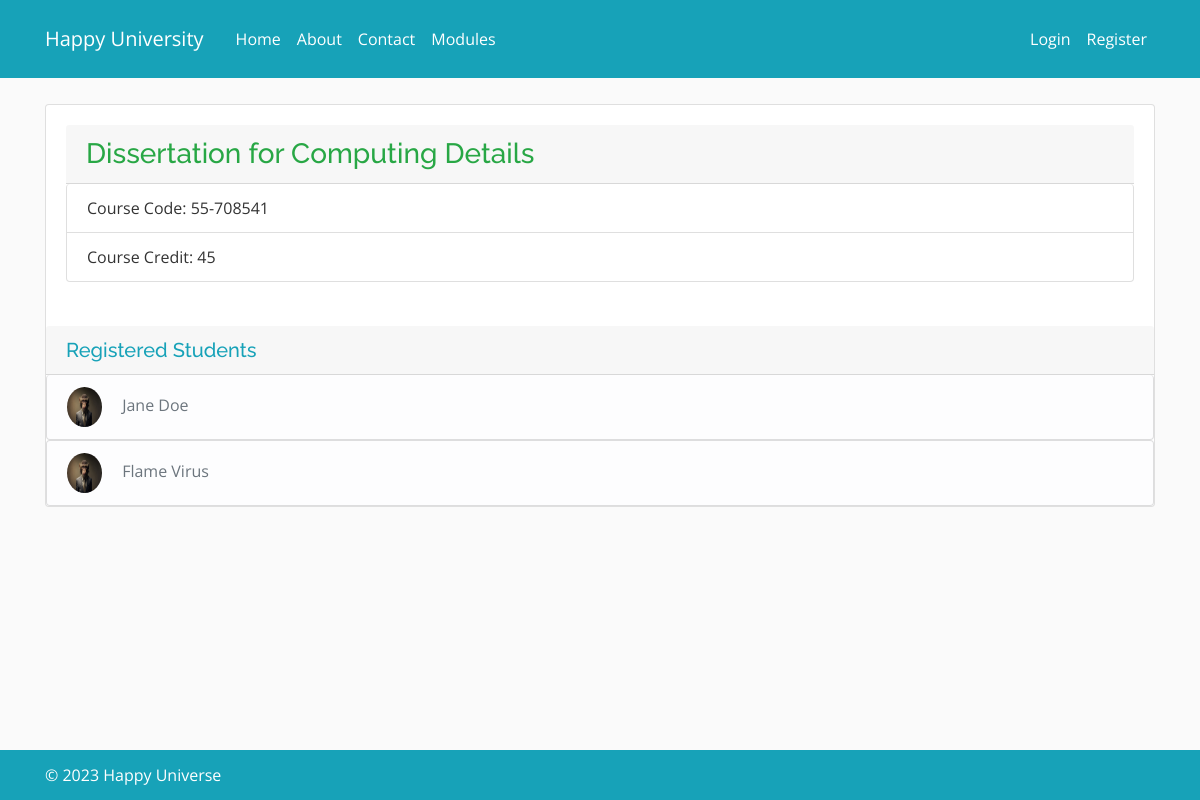
Page /module/55-708541/ on the earlier database version.
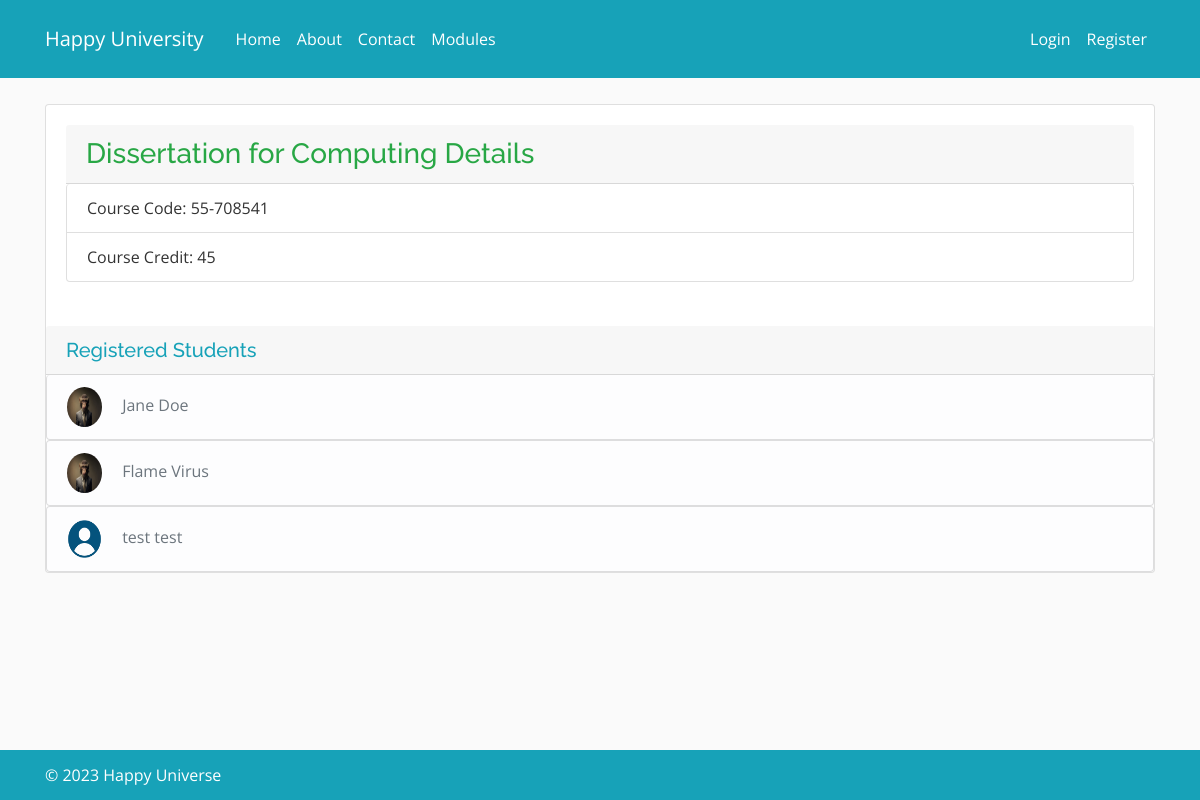
Same page on the later database version.
### courseapp/models.py (models this page shows, shortened)
class Registration(models.Model):
    student = models.ForeignKey(
        Student, on_delete=models.CASCADE, related_name="registrations"
    )
    module = models.ForeignKey(Module, on_delete=models.CASCADE)
    registration_date = models.DateTimeField(auto_now_add=True)
    class Meta:
        unique_together = ["student", "module"]

### accounts/models.py (models this page shows, shortened)
class Student(models.Model):
    address = models.CharField(max_length=100)
    town = models.CharField(max_length=100)
    country = models.CharField(max_length=100)
    dob = models.DateField(null=True, blank=True)
    course = models.ForeignKey(Group, on_delete=models.CASCADE, blank=True, null=True)
    user = models.OneToOneField(User, on_delete=models.CASCADE)
    photo = models.ImageField(default="default.png", upload_to="profile_photos")

### courseapp/views.py (the view)
# urls.py: path("module/<str:code>/", views.module_detail, name="module_detail"),
def module_detail(request, code):
    module = get_object_or_404(Module, code=code)
    registered_students = Registration.objects.filter(module=module).select_related('student__user')
    module.registered_students = registered_students
    registered = False
    if request.user.is_authenticated:
        registered = Registration.objects.filter(
            student=request.user.student, module=module
        ).exists()
    context = {
        'module': module,
        "registered": registered,
        'registered_students': registered_students
        }
    return render(request, 'courseapp/module_detail.html', context)

### registrationapp/context_processor.py (called while the page is built)
def Courses(request):
    courses =Group.objects.all()
    return {"courses":courses}

### courseapp/templates/courseapp/module_detail.html (shortened to what this page needs)
{% extends "courseapp/base.html" %}
{% block content %}
<div class="container">
  <br>
  <div class="card">
  <div class="card-body">
    <h3 class="card-header text-success">{{ module.name }} Details</h3>
    <ul class="list-group">
      <li class="list-group-item">Course Code: {{ module.code }}</li>
      <li class="list-group-item">Course Credit: {{ module.credit }}</li>
    </ul> <br>
  </div>
  <div class="">
    <h5 class="text-info card-header">Registered Students</h5>
     {% if module.registered_students.exists %}
      {% for registration in module.registered_students %}
          <ul class="list-group">
              <li class="list-group-item list-group-item-light" data-aos="fade-in">
                  <img class="rounded-circle article-img" src="{{ registration.student.photo.url }}" >
                  <span class="article-content text-muted">{{ registration.student.user.first_name }} {{ registration.student.user.last_name }}</span>
              </li>
          </ul>
      {% endfor %}
  {% else %}
  <div class="card-body">
    <p>No student registered.</p>
  </div>
  {% endif %}
  </div>
      </div>
  <br>
</div>
{% endblock %}

Differences in the rows shown:
added Registration: student.photo (placeholder picture), student.user.first_name "test", student.user.last_name "test"
